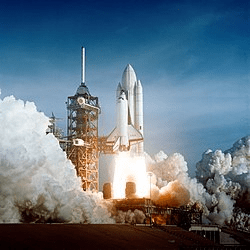
#> input picture Projet_3/figures/fusee.png, 250 x 250 px, found by its file name
$ python compression.py
#> lines starting #> are read from the running program, lines starting #| are printed output that depends on the picture
### Projet_3/src/bidiagonale.py
import numpy as np
import copy
import householder
import QR

#A de dimension n*m et retourne une matrice bidiagonale


# [7 lines left out: function scale, not called in this run]


#A is a n*m matrix and the function returns 3 matrix such as A = Qleft*BD*Qright and BD is a bidiagonal matrix
def bidiagonale(A):
    n,m  = np.shape(A)
    Qleft = np.eye(n)
    Qright= np.eye(m)
    BD = copy.deepcopy(A)
    for i in range(n-1):
        X1 = np.array(BD[i:n, i])
        Y1 = np.zeros(n-i)#((n-i, 1))
        Y1[0] = np.linalg.norm(X1)
        Q1 = householder.getHH(X1, Y1)
        Q1 = scale(Q1, n)
        Qleft= np.dot(Qleft, Q1)
        BD = np.dot(Q1, BD)
        if(not(i == (m-2))):
            X2 = np.array(BD[i, (i+1):m])
            Y2 = np.zeros(m-i-1)#((m-i, 1))
            Y2[0] = np.linalg.norm(X2)
            Q2 = householder.getHH(X2, Y2)
            Q2 = scale(Q2, m)
            Qright = np.dot(Q2, Qright)
            BD = np.dot(BD, Q2)
    return(Qleft, BD, Qright)


#a function which tests if A*B*C = D in term of isNormZero function
def test_prod(A, B, C, D, seuil):
    return QR.isNormZero(np.dot(np.dot(A, B), C)-D, seuil)

#a function which returns true only if Qleft*BD*Qright = A for each iteration of the loop
# [40 lines left out: functions test_inv_boucle, matrix_generate, test_bidiag, not called in this run]

###TESTS

# [14 lines that do not run on import are left out]

# [14 lines of commented-out code are left out]

### Projet_3/src/QR.py
import numpy as np
import matplotlib.pyplot as plt
import random as r

# a function that creates square n*n matrix
# [34 lines left out: functions matrixGenerator, bidiagonalGenerator, firstQR, not called in this run]

# a function that returns the minimum value between a and b.
def min(a ,b):
    if(a < b):
        return a
    return b

# a function that takes a matrix and an array, the function sum the absolute value of the off-diagonal
# elements considered non-equal to 0. The result divided by the number of non-zero
# off-diagonal elements and append to the t array (in order to show it as a graph).
# valueThreshold is a threshold to approximate a value at 0 and returnThreshold
# is a threshold to approximate the matrix as diagonal even if it has some off-diagonals non-zero terms.

# [146 lines left out: functions isDiagonal, convergenceS, equalMatrix, isNormZero, USVBD, isBD and 4 more, not called in this run]

# [16 lines that do not run on import are left out]

### Projet_3/src/compression.py
import numpy as np
import matplotlib.pyplot as plt
from QR import *
from bidiagonale import *

'''Renvoie une liste contenant les éléments de la diagonale de  S positive et décroissante et U en conséquence'''
def apply_propriety(U, S):
    n, m = S.shape
    diag = []
    result = np.dot(U,S)
    for i in range(min(n,m)): #Met dans  diag tous les éléments diagonaux de S
        diag.append(S[i][i])
    for i in range(len(diag)): #Met les éléments diagonaux positifs
        if (diag[i] < 0):
            diag[i] *= -1
    diag.sort(reverse=True) # Trie les éléments diagonaux dans l'ordre décroissant
    S_invTri = np.zeros(S.shape)
    for i in range(min(n,m)):
        S_invTri[i][i] = 1/diag[i]
    new_U = np.dot(result, S_invTri)
    return new_U, diag

''' Retourne la décomposition SVD de la matrice M. S est renvoyé comme un vecteur contenant les éléments (mis positifs) de la diagonale et trié dans l'ordre décroissant '''
def svd_decomposition(M, NMax):
    Qleft, BD, Qright = bidiagonale(M)
    U, S, V = firstQR(BD, NMax)
    U, S = apply_propriety(U, S)
    return np.dot(Qleft, U), S, np.dot(V, Qright)


#Returns 3 matrix corresponding of color matrix of the picture given in parameter
def color_extraction(image):
    n, m = image.shape[0:2]
    R = np.zeros([n,m])
    G = np.zeros([n,m])
    B = np.zeros([n,m])
    for i in range(n):
        for j in range(m):
            R[i][j] = image[i][j][0]
            G[i][j] = image[i][j][1]
            B[i][j] = image[i][j][2]
    return R, G, B


#Returns a k-rank compressed picture of picture A
def compression_rank(k, A, NMax):
    n = A.shape[0]
    R, G, B = color_extraction(A)
    Ru, Rs, Rv = svd_decomposition(R,NMax)
    Gu, Gs, Gv = svd_decomposition(G,NMax)
    Bu, Bs, Bv = svd_decomposition(B,NMax)
    for i in range(k, n):
        Rs[i] = 0
        Gs[i] = 0
        Bs[i] = 0

    Rus = np.zeros(Ru.shape)
    Gus = np.zeros(Ru.shape)
    Bus = np.zeros(Ru.shape)
    for i in range(n):
        for j in range(k):
            Rus[i][j] = Ru[i][j]*Rs[j]
            Gus[i][j] = Gu[i][j]*Gs[j]
            Bus[i][j] = Bu[i][j]*Bs[j]
    R_compressed = np.dot(Rus, Rv)
    G_compressed = np.dot(Gus, Gv)
    B_compressed = np.dot(Bus, Bv)
    image = np.zeros(A.shape)
    image[:,:,0] = R_compressed
    image[:,:,1] = G_compressed
    image[:,:,2] = B_compressed
    return image

#Returns a k-rank compressed picture of picture A using numpy's svd
def compression_rank_with_numpy(k, A):
    n = A.shape[0]
    R, G, B = color_extraction(A)
    Ru, Rs, Rv = np.linalg.svd(R)
    Gu, Gs, Gv = np.linalg.svd(G)
    Bu, Bs, Bv = np.linalg.svd(B)
    for i in range(k, n):
        Rs[i] = 0
        Gs[i] = 0
        Bs[i] = 0

    Rus = np.zeros(Ru.shape)
    Gus = np.zeros(Ru.shape)
    Bus = np.zeros(Ru.shape)
    for i in range(n):
        for j in range(k):
            Rus[i][j] = Ru[i][j]*Rs[j]
            Gus[i][j] = Gu[i][j]*Gs[j]
            Bus[i][j] = Bu[i][j]*Bs[j]
    R_compressed = np.dot(Rus, Rv)
    G_compressed = np.dot(Gus, Gv)
    B_compressed = np.dot(Bus, Bv)
    image = np.zeros(A.shape)
    image[:,:,0] = R_compressed
    image[:,:,1] = G_compressed
    image[:,:,2] = B_compressed
    return image


def test_apply_propriety():

### TEST 1 ###
    U = np.array([[1,2,3],[5,4,6],[7,8,9]])
    S = np.array([[8,0,0],[0,1,0],[0,0,5]])
    new_U, diagS = apply_propriety(U,S)
    new_S = np.zeros(S.shape)
    n,m = S.shape
    for i in range(min(n,m)):
        new_S[i][i] = diagS[i]
    US = np.dot(U,S)
    new_US = np.dot(new_U,new_S)

    for i in range(len(diagS)):
        assert diagS[i] >= 0, "ELEMENTS OF DIAGONAL ARE ALL POSITIVE FAILED"
        if (i < len(S)-1):
            assert diagS[i] >= diagS[i+1], "ELEMENTS SORTED IN DECREASING ORDER FAILED"
    for i in range(US.shape[0]):
            for j in range(US.shape[1]):
                 assert abs( US[i][j] - new_US[i][j] ) < 1e-12,  "TEST APPLY PROPRIETY ON U and S FAILED"

### TEST 2 ###
    U = np.array([[1,2,3],[5,4,6],[7,8,9]])
    S = np.array([[-8,0,0],[0,-1,0],[0,0,5]])
    new_U, diagS = apply_propriety(U,S)
    new_S = np.zeros(S.shape)
    n,m = S.shape
    for i in range(min(n,m)):
        new_S[i][i] = diagS[i]
    US = np.dot(U,S)
    new_US = np.dot(new_U,new_S)

    for i in range(len(diagS)):
        assert diagS[i] >= 0, "ELEMENTS OF DIAGONAL ARE ALL POSITIVE FAILED"
        if (i < len(S)-1):
            assert diagS[i] >= diagS[i+1], "ELEMENTS SORTED IN DECREASING ORDER FAILED"
    for i in range(US.shape[0]):
            for j in range(US.shape[1]):
                 assert abs( US[i][j] - new_US[i][j] ) < 1e-12,  "TEST APPLY PROPRIETY ON U and S FAILED"

### TEST 3 ###
    U = np.array([[1,2,3],[5,4,6]])
    S = np.array([[-8,0,0],[0,-1,0],[0,0,5]])
    new_U, diagS = apply_propriety(U,S)
    new_S = np.zeros(S.shape)
    n,m = S.shape
    for i in range(min(n,m)):
        new_S[i][i] = diagS[i]
    US = np.dot(U,S)
    new_US = np.dot(new_U,new_S)

    for i in range(len(diagS)):
        assert diagS[i] >= 0, "ELEMENTS OF DIAGONAL ARE ALL POSITIVE FAILED"
        if (i < len(S)-1):
            assert diagS[i] >= diagS[i+1], "ELEMENTS SORTED IN DECREASING ORDER FAILED"
    for i in range(US.shape[0]):
            for j in range(US.shape[1]):
                 assert abs( US[i][j] - new_US[i][j] ) < 1e-12,  "TEST APPLY PROPRIETY ON U and S FAILED"

### TEST 4 ###
    U = np.array([[1,2,3],[5,4,6]])
    S = np.array([[8,0,0],[0,1,0],[0,0,5]])
    new_U, diagS = apply_propriety(U,S)
    new_S = np.zeros(S.shape)
    n,m = S.shape
    for i in range(min(n,m)):
        new_S[i][i] = diagS[i]
    US = np.dot(U,S)
    new_US = np.dot(new_U,new_S)

    for i in range(len(diagS)):
        assert diagS[i] >= 0, "ELEMENTS OF DIAGONAL ARE ALL POSITIVE FAILED"
        if (i < len(S)-1):
            assert diagS[i] >= diagS[i+1], "ELEMENTS SORTED IN DECREASING ORDER FAILED"
    for i in range(US.shape[0]):
            for j in range(US.shape[1]):
                 assert abs( US[i][j] - new_US[i][j] ) < 1e-12,  "TEST APPLY PROPRIETY ON U and S FAILED"

if __name__ == "__main__":

    test_apply_propriety()
    print("TEST APPLY PROPRIETY ON U and S SUCCES")

    img_full = plt.imread("fusee.png")
#> img_full is the input picture: shape (250, 250, 4) float32; mean R, G, B, A 0.387, 0.456, 0.51, 1
    rank = 10
    img_compressed = compression_rank(rank, img_full, 150)
#> after the loop in color_extraction, `for i in range(n):`:
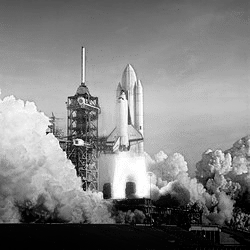
#> B: shape (250, 250) float64; min 0, max 0.996, mean 0.51
#> after the loop in color_extraction, `for i in range(n):`:
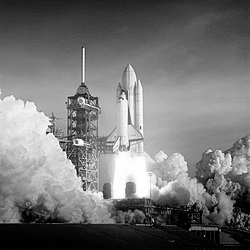
#> G: shape (250, 250) float64; min 0, max 0.996, mean 0.456
#> after the loop in color_extraction, `for i in range(n):`:
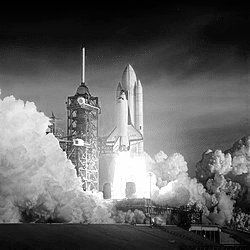
#> R: shape (250, 250) float64; min 0, max 1, mean 0.387
#> after the loop in bidiagonale, `for i in range(n-1):`:
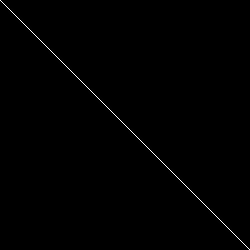
#> Qleft: shape (250, 250) float64; values 0 (black) and 1 (white), 0.4% white in thin lines or dots
#> (the run stopped early here; a loop or call above may not have finished)
